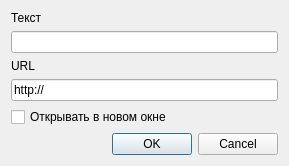
<?xml version="1.0" encoding="UTF-8"?>
<ui version="4.0">
 <class>DialogSetURL</class>
 <widget class="QDialog" name="DialogSetURL">
  <property name="geometry">
   <rect>
    <x>0</x>
    <y>0</y>
    <width>289</width>
    <height>161</height>
   </rect>
  </property>
  <property name="windowTitle">
   <string>Привязка URL</string>
  </property>
  <layout class="QVBoxLayout" name="verticalLayout">
   <item>
    <widget class="QLabel" name="label">
     <property name="text">
      <string>Текст</string>
     </property>
    </widget>
   </item>
   <item>
    <widget class="QLineEdit" name="lineEditName">
     <property name="sizePolicy">
      <sizepolicy hsizetype="Expanding" vsizetype="Preferred">
       <horstretch>0</horstretch>
       <verstretch>0</verstretch>
      </sizepolicy>
     </property>
    </widget>
   </item>
   <item>
    <widget class="QLabel" name="label_2">
     <property name="text">
      <string>URL</string>
     </property>
    </widget>
   </item>
   <item>
    <widget class="QLineEdit" name="lineEditURL">
     <property name="sizePolicy">
      <sizepolicy hsizetype="Expanding" vsizetype="Preferred">
       <horstretch>0</horstretch>
       <verstretch>0</verstretch>
      </sizepolicy>
     </property>
     <property name="text">
      <string>http://</string>
     </property>
    </widget>
   </item>
   <item>
    <widget class="QCheckBox" name="checkBoxIsOpenInNewWindow">
     <property name="sizePolicy">
      <sizepolicy hsizetype="Minimum" vsizetype="Preferred">
       <horstretch>0</horstretch>
       <verstretch>0</verstretch>
      </sizepolicy>
     </property>
     <property name="text">
      <string>Открывать в новом окне</string>
     </property>
    </widget>
   </item>
   <item>
    <spacer name="verticalSpacer">
     <property name="orientation">
      <enum>Qt::Vertical</enum>
     </property>
     <property name="sizeHint" stdset="0">
      <size>
       <width>20</width>
       <height>0</height>
      </size>
     </property>
    </spacer>
   </item>
   <item>
    <widget class="QDialogButtonBox" name="buttonBox">
     <property name="orientation">
      <enum>Qt::Horizontal</enum>
     </property>
     <property name="standardButtons">
      <set>QDialogButtonBox::Cancel|QDialogButtonBox::Ok</set>
     </property>
    </widget>
   </item>
  </layout>
 </widget>
 <resources/>
 <connections>
  <connection>
   <sender>buttonBox</sender>
   <signal>accepted()</signal>
   <receiver>DialogSetURL</receiver>
   <slot>accept()</slot>
   <hints>
    <hint type="sourcelabel">
     <x>248</x>
     <y>254</y>
    </hint>
    <hint type="destinationlabel">
     <x>157</x>
     <y>274</y>
    </hint>
   </hints>
  </connection>
  <connection>
   <sender>buttonBox</sender>
   <signal>rejected()</signal>
   <receiver>DialogSetURL</receiver>
   <slot>reject()</slot>
   <hints>
    <hint type="sourcelabel">
     <x>316</x>
     <y>260</y>
    </hint>
    <hint type="destinationlabel">
     <x>286</x>
     <y>274</y>
    </hint>
   </hints>
  </connection>
 </connections>
</ui>
